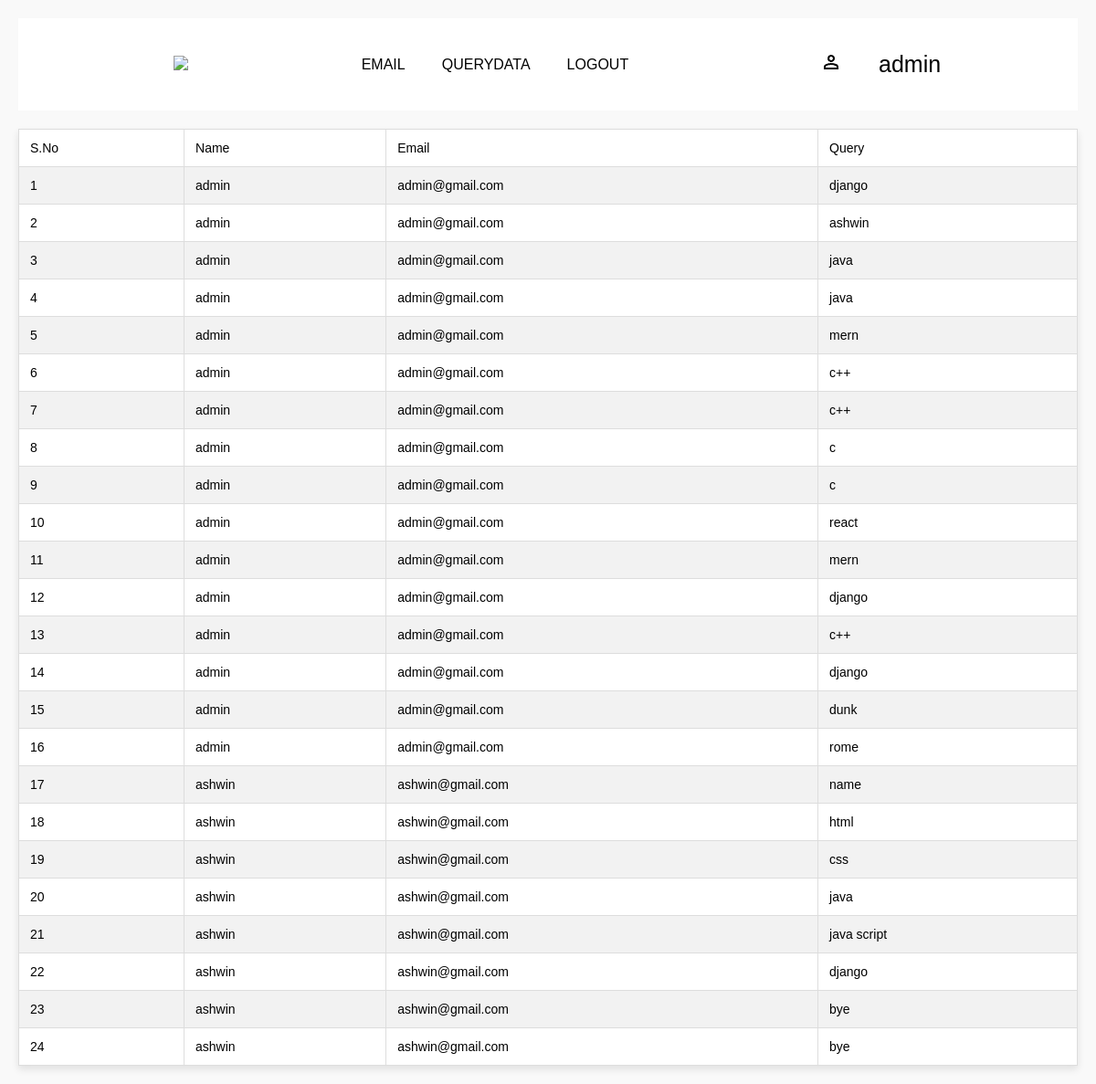
The page /admin_query/ on the database its author committed.
### app/models.py (models this page shows)
class Consumer(models.Model):
    name = models.CharField(max_length=50)
    email = models.CharField(max_length=50)
    contact = models.IntegerField()
    dob = models.DateField()
    gender = models.CharField( max_length=50)
    password = models.CharField( max_length=50)

class Query(models.Model):
    name=models.CharField(max_length=50)
    email=models.EmailField()
    query=models.CharField(max_length=50)

### app/views.py (the view)
# urls.py: path('admin_query/',views.admin_query,name='admin_query'),
def admin_query(request):
    data=Consumer.objects.get(email='admin@gmail.com')
    name=data.name
    email=data.email
    id=data.id
    dob=data.dob
    contact=data.contact
    gender=data.gender
    password=data.password
    admindata={'name':name,"email":email,"contact":contact,"gender":gender,"password":password,"dob":dob}
    data=Query.objects.values()
    return render(request,'querydata1.html',{'admindata':admindata,'alldata':data})

### app/templates/querydata1.html (shortened to what this page needs)
{%extends 'base.html'%}
{% load static %}
{% block content %}
<!DOCTYPE html>
<html lang="en">
<head>
    <link rel="stylesheet" href="{% static 'css/querydata.css'%}">
</head>
<body>
        {% if admindata %}
        <table border="1">
            <tr>
                <td>S.No</td>
                <td>Name</td>
                <td>Email</td>
                <td>Query</td>
            </tr>
            {% for i in alldata %}
                <tr>
                    <td align='center'>{{forloop.counter}}</td>
                    <td>{{i.name}}</td>
                    <td>{{i.email}}</td>
                    <td>{{i.query}}</td>
                </tr>
            {% endfor %}
                </table>
        {% endif %}
</body>
</html>
{% endblock content %}

### app/templates/base.html (shortened to what this page needs)
{% load static %}
<!DOCTYPE html>
<html lang="en">
<head>
    <link rel="stylesheet" href="{% static 'css/nav.css' %}">
</head>
<body>
    <header>
    {% if admindata %}
        <section class="page">
            <div class="nav">
            <ul class="nav1">
                <li><img src="https://skins.minimog.co/cdn/shop/files/ceramic_logo.png?v=1659925094&width=250"></li>
            </ul>
            <ul class="nav2">
                <li><a href="{% url "admin_email" %}">EMAIL</a></li>
                <li><a href="{% url "admin_query" %}">QUERYDATA</a></li>
                <li><a href="{% url "home" %}">LOGOUT</a></li>
            </ul>
            <ul class="nav3">
                <li><a href="{%url 'admin_data' %}"><img src="{% static "image/person_FILL0_wght400_GRAD0_opsz24.png" %}"></a></li>
                <div class="id"><li>{{admindata.name}}</li></div>
            </ul>
        </div>
        </section>
    {% endif %}
</header>
    {% block content %}{% endblock content %}
</body>
</html>

### app/static/css/nav.css (style rules this page uses)
html { overflow-x: hidden; }
* { scroll-behavior: smooth; }
body { padding: 0px; margin: 0px; }
body .page { background-color: white; justify-content: center; }
.nav { position: sticky; top: 0px; background-color: white; }
.nav { display: flex; justify-content: space-evenly; align-items: center; }
.nav .nav1 { list-style: none; }
.nav .nav1 img { width: 125px; }
.nav .nav2 { display: flex; justify-content: space-evenly; list-style: none; }
.nav .nav2 li { padding: 20px; }
.nav .nav2 li a { text-decoration: none; color: black; }
.nav .nav3 { list-style: none; display: flex; justify-content: space-evenly; }
.nav .nav3 li { padding: 20px; align-items: center; }
.nav .nav3 .id { font-size: 25px; }

### app/static/css/querydata.css (style rules this page uses)
body { font-family: Arial, sans-serif; background-color: #f9f9f9; margin: 0; padding: 20px; }
table { width: 100%; border-collapse: collapse; background-color: #ffffff; box-shadow: 0 4px 8px rgba(0, 0, 0, 0.1); margin-top: 20px; }
table th, table td { border: 1px solid #dddddd; padding: 12px; text-align: left; }
table tr:nth-child(even) { background-color: #f2f2f2; }
table td { font-size: 14px; }

### rows shown on the page
Consumer: name "admin"
Query: name "admin", email "admin@gmail.com", query "django"
Query: name "admin", email "admin@gmail.com", query "ashwin"
Query: name "admin", email "admin@gmail.com", query "java"
Query: name "admin", email "admin@gmail.com", query "java"
Query: name "admin", email "admin@gmail.com", query "mern"
Query: name "admin", email "admin@gmail.com", query "c++"
Query: name "admin", email "admin@gmail.com", query "c++"
Query: name "admin", email "admin@gmail.com", query "c"
Query: name "admin", email "admin@gmail.com", query "c"
Query: name "admin", email "admin@gmail.com", query "react"
Query: name "admin", email "admin@gmail.com", query "mern"
Query: name "admin", email "admin@gmail.com", query "django"
Query: name "admin", email "admin@gmail.com", query "c++"
Query: name "admin", email "admin@gmail.com", query "django"
Query: name "admin", email "admin@gmail.com", query "dunk"
Query: name "admin", email "admin@gmail.com", query "rome"
Query: name "ashwin", email "ashwin@gmail.com", query "name"
Query: name "ashwin", email "ashwin@gmail.com", query "html"
Query: name "ashwin", email "ashwin@gmail.com", query "css"
Query: name "ashwin", email "ashwin@gmail.com", query "java"
Query: name "ashwin", email "ashwin@gmail.com", query "java script"
Query: name "ashwin", email "ashwin@gmail.com", query "django"
Query: name "ashwin", email "ashwin@gmail.com", query "bye"
Query: name "ashwin", email "ashwin@gmail.com", query "bye"
